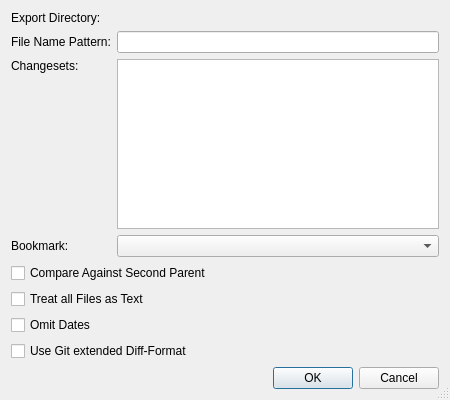
<?xml version="1.0" encoding="UTF-8"?>
<ui version="4.0">
 <class>HgExportDialog</class>
 <widget class="QDialog" name="HgExportDialog">
  <property name="geometry">
   <rect>
    <x>0</x>
    <y>0</y>
    <width>450</width>
    <height>400</height>
   </rect>
  </property>
  <property name="windowTitle">
   <string>Export Patches</string>
  </property>
  <property name="sizeGripEnabled">
   <bool>true</bool>
  </property>
  <layout class="QVBoxLayout" name="verticalLayout">
   <item>
    <layout class="QGridLayout" name="gridLayout">
     <item row="0" column="0">
      <widget class="QLabel" name="label">
       <property name="text">
        <string>Export Directory:</string>
       </property>
      </widget>
     </item>
     <item row="0" column="1">
      <widget class="E5PathPicker" name="directoryPicker" native="true">
       <property name="sizePolicy">
        <sizepolicy hsizetype="Expanding" vsizetype="Preferred">
         <horstretch>0</horstretch>
         <verstretch>0</verstretch>
        </sizepolicy>
       </property>
       <property name="focusPolicy">
        <enum>Qt::StrongFocus</enum>
       </property>
       <property name="toolTip">
        <string>Enter the target name</string>
       </property>
       <property name="whatsThis">
        <string>&lt;b&gt;Target name&lt;/b&gt;
&lt;p&gt;Enter the new name in this field. The target must be the new name or an absolute path.&lt;/p&gt;</string>
       </property>
      </widget>
     </item>
     <item row="1" column="0">
      <widget class="QLabel" name="label_2">
       <property name="text">
        <string>File Name Pattern:</string>
       </property>
      </widget>
     </item>
     <item row="1" column="1">
      <widget class="QLineEdit" name="patternEdit">
       <property name="toolTip">
        <string>Enter the file name pattern for the export files</string>
       </property>
       <property name="whatsThis">
        <string>&lt;b&gt;File Name Pattern&lt;/b&gt;
&lt;p&gt;Enter the file name pattern to be used to generate the export files
here. Valid recognized patterns are:&lt;/p&gt;
&lt;table&gt;
&lt;tr&gt;&lt;td&gt;%%&lt;/td&gt;&lt;td&gt;literal &quot;%&quot; character&lt;/td&gt;&lt;/tr&gt;
&lt;tr&gt;&lt;td&gt;%H&lt;/td&gt;&lt;td&gt;changeset hash (40 hexadecimal digits)&lt;/td&gt;&lt;/tr&gt;
&lt;tr&gt;&lt;td&gt;%N&lt;/td&gt;&lt;td&gt;number of patches being generated&lt;/td&gt;&lt;/tr&gt;
&lt;tr&gt;&lt;td&gt;%R&lt;/td&gt;&lt;td&gt;changeset revision number&lt;/td&gt;&lt;/tr&gt;
&lt;tr&gt;&lt;td&gt;%b&lt;/td&gt;&lt;td&gt;basename of the exporting repository&lt;/td&gt;&lt;/tr&gt;
&lt;tr&gt;&lt;td&gt;%h&lt;/td&gt;&lt;td&gt;short-form changeset hash (12 hexadecimal digits)&lt;/td&gt;&lt;/tr&gt;
&lt;tr&gt;&lt;td&gt;%n&lt;/td&gt;&lt;td&gt;zero-padded sequence number, starting at 1&lt;/td&gt;&lt;/tr&gt;
&lt;tr&gt;&lt;td&gt;%r&lt;/td&gt;&lt;td&gt;zero-padded changeset revision number&lt;/td&gt;&lt;/tr&gt;
&lt;/table&gt;    
</string>
       </property>
      </widget>
     </item>
     <item row="2" column="0">
      <widget class="QLabel" name="label_3">
       <property name="text">
        <string>Changesets:</string>
       </property>
       <property name="alignment">
        <set>Qt::AlignLeading|Qt::AlignLeft|Qt::AlignTop</set>
       </property>
      </widget>
     </item>
     <item row="2" column="1">
      <widget class="QPlainTextEdit" name="changesetsEdit">
       <property name="toolTip">
        <string>Enter changesets by number, id, range or revset expression one per line</string>
       </property>
       <property name="tabChangesFocus">
        <bool>true</bool>
       </property>
       <property name="lineWrapMode">
        <enum>QPlainTextEdit::NoWrap</enum>
       </property>
      </widget>
     </item>
     <item row="3" column="0">
      <widget class="QLabel" name="label_4">
       <property name="text">
        <string>Bookmark:</string>
       </property>
      </widget>
     </item>
     <item row="3" column="1">
      <widget class="QComboBox" name="bookmarkCombo">
       <property name="sizePolicy">
        <sizepolicy hsizetype="Expanding" vsizetype="Fixed">
         <horstretch>0</horstretch>
         <verstretch>0</verstretch>
        </sizepolicy>
       </property>
       <property name="toolTip">
        <string>Select a bookmark name</string>
       </property>
      </widget>
     </item>
    </layout>
   </item>
   <item>
    <widget class="QCheckBox" name="switchParentCheckBox">
     <property name="toolTip">
      <string/>
     </property>
     <property name="text">
      <string>Compare Against Second Parent</string>
     </property>
    </widget>
   </item>
   <item>
    <widget class="QCheckBox" name="textCheckBox">
     <property name="toolTip">
      <string/>
     </property>
     <property name="text">
      <string>Treat all Files as Text</string>
     </property>
    </widget>
   </item>
   <item>
    <widget class="QCheckBox" name="datesCheckBox">
     <property name="text">
      <string>Omit Dates</string>
     </property>
    </widget>
   </item>
   <item>
    <widget class="QCheckBox" name="gitCheckBox">
     <property name="text">
      <string>Use Git extended Diff-Format</string>
     </property>
    </widget>
   </item>
   <item>
    <widget class="QDialogButtonBox" name="buttonBox">
     <property name="orientation">
      <enum>Qt::Horizontal</enum>
     </property>
     <property name="standardButtons">
      <set>QDialogButtonBox::Cancel|QDialogButtonBox::Ok</set>
     </property>
    </widget>
   </item>
  </layout>
 </widget>
 <customwidgets>
  <customwidget>
   <class>E5PathPicker</class>
   <extends>QWidget</extends>
   <header>E5Gui/E5PathPicker.h</header>
   <container>1</container>
  </customwidget>
 </customwidgets>
 <tabstops>
  <tabstop>directoryPicker</tabstop>
  <tabstop>patternEdit</tabstop>
  <tabstop>changesetsEdit</tabstop>
  <tabstop>bookmarkCombo</tabstop>
  <tabstop>switchParentCheckBox</tabstop>
  <tabstop>textCheckBox</tabstop>
  <tabstop>datesCheckBox</tabstop>
  <tabstop>gitCheckBox</tabstop>
 </tabstops>
 <resources/>
 <connections>
  <connection>
   <sender>buttonBox</sender>
   <signal>accepted()</signal>
   <receiver>HgExportDialog</receiver>
   <slot>accept()</slot>
   <hints>
    <hint type="sourcelabel">
     <x>248</x>
     <y>254</y>
    </hint>
    <hint type="destinationlabel">
     <x>157</x>
     <y>274</y>
    </hint>
   </hints>
  </connection>
  <connection>
   <sender>buttonBox</sender>
   <signal>rejected()</signal>
   <receiver>HgExportDialog</receiver>
   <slot>reject()</slot>
   <hints>
    <hint type="sourcelabel">
     <x>316</x>
     <y>260</y>
    </hint>
    <hint type="destinationlabel">
     <x>286</x>
     <y>274</y>
    </hint>
   </hints>
  </connection>
 </connections>
</ui>
